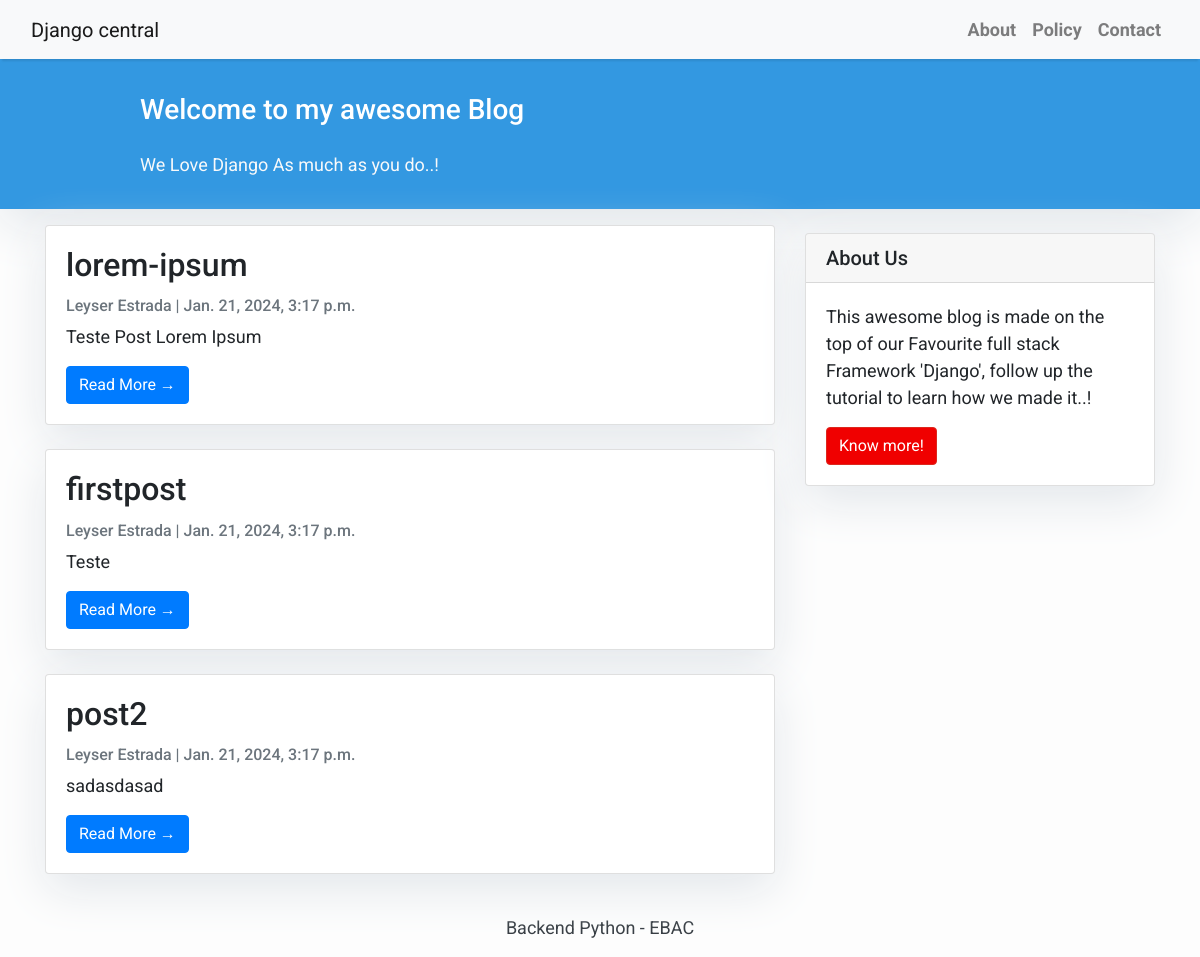
The page / on the database its author committed.
### blog/models/post.py (models this page shows)
class Post(models.Model):
    title       = models.CharField(max_length = 200, null= True)
    slug        = models.SlugField(max_length = 200, null= True)
    author      = models.CharField(max_length = 100)
    description = models.CharField(max_length = 300)
    content     = models.TextField()
    categories  = models.CharField(max_length = 150)
    status      = models.IntegerField(choices=STATUS, default=0)
    created_on  = models.DateTimeField(auto_now_add=True)
    updated_on  = models.DateTimeField(auto_now=True)

### blog/views/post_views.py (the view)
# urls.py: path('', views.PostView.as_view(), name='home'),
class PostView(generic.ListView):
    queryset = Post.objects.filter(status = 1).order_by('created_on')
    template_name = 'index.html'

### templates/index.html (shortened to what this page needs)
{% extends "base.html" %}
{% block content %}
<header class="masthead">
    <div class="container">
        <div class="row">
            <div class=" col-md-8 col-md-10 mx-auto">
                <div class="site-heading">
                    <h3 class=" site-heading my-4 mt-3 text-white"> Welcome to my awesome Blog </h3>
                    <p class="text-light">We Love Django As much as you do..! &nbsp
                    </p>
                </div>
            </div>
        </div>
    </div>
</header>
<div class="container">
    <div class="row">
        <div class="col-md-8 mt-3 left">
            {% for post in post_list %}
            <div class="card mb-4">
                <div class="card-body">
                    <h2 class="card-title">{{ post.title }}</h2>
                    <p class="card-text text-muted h6">{{ post.author }} | {{ post.created_on}} </p>
                    <p class="card-text">{{post.content|slice:":200" }}</p>
                    <a href="{% url 'post_detail' post.slug  %}" class="btn btn-primary">Read More &rarr;</a>
                </div>
            </div>
            {% endfor %}
        </div>
        {% block sidebar %} {% include 'sidebar.html' %} {% endblock sidebar %}
    </div>
</div>
{%endblock%}

### templates/base.html (shortened to what this page needs)
<!DOCTYPE html>
<html>
    <head>
        <link rel="stylesheet" href="https://maxcdn.bootstrapcdn.com/bootstrap/4.0.0/css/bootstrap.min.css"
 />
    </head>
    <body>
        <nav class="navbar navbar-expand-lg navbar-light bg-light shadow" id="mainNav">
            <div class="container-fluid">
                <a class="navbar-brand" href="{% url 'home' %}">Django central</a>
                <div class="collapse navbar-collapse" id="navbarResponsive">
                    <ul class="navbar-nav ml-auto">
                        <li class="nav-item text-black">
                            <a class="nav-link text-black font-weight-bold" href="#">About</a>
                        </li>
                        <li class="nav-item text-black">
                            <a class="nav-link text-black font-weight-bold" href="#">Policy</a>
                        </li>
                        <li class="nav-item text-black">
                            <a class="nav-link text-black font-weight-bold" href="#">Contact</a>
                        </li>
                    </ul>
                </div>
            </div>
        </nav>
        {% block content %}{% endblock content %}
        <footer class="py-3 bg-grey">
            <p class="m-0 text-dark text-center ">Backend Python - EBAC</p>
        </footer>
    </body>
</html>

### templates/sidebar.html
{% block sidebar %}
<div class="col-md-4 float-right ">
    <div class="card my-4">
        <h5 class="card-header">About Us</h5>
        <div class="card-body">
            <p class="card-text"> This awesome blog is made on the top of our Favourite full stack Framework 'Django',
                follow up the tutorial to learn how we made it..!</p>
            <a href="#" class="btn btn-danger">Know more!</a>
        </div>
    </div>
</div>
{% endblock sidebar %}

### templates/base.html (style rules this page uses)
body { font-family: "Roboto", sans-serif; font-size: 17px; background-color: #fdfdfd; }
.shadow { box-shadow: 0 4px 2px -2px rgba(0, 0, 0, 0.1); }
.btn-danger { color: #fff; background-color: #f00000; border-color: #dc281e; }
.masthead { background: #3398E1; height: auto; padding-bottom: 15px; box-shadow: 0 16px 48px #E3E7EB; padding-top: 10px; }

### templates/index.html (style rules this page uses)
body { font-family: "Roboto", sans-serif; font-size: 18px; background-color: #fdfdfd; }
.card { box-shadow: 0 16px 48px #E3E7EB; }

### rows shown on the page
Post: title "lorem-ipsum", author "Leyser Estrada", created_on "Jan. 21, 2024, 3:17 p.m.", content "Teste Post Lorem Ipsum"
Post: title "firstpost", author "Leyser Estrada", created_on "Jan. 21, 2024, 3:17 p.m.", content "Teste"
Post: title "post2", author "Leyser Estrada", created_on "Jan. 21, 2024, 3:17 p.m.", content "sadasdasad"
